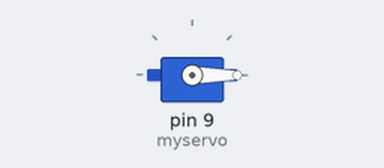
This sketch was run on a simulated Arduino Uno, built with avr-gcc and run on an emulated ATmega328P. Parts: servo.

Above: at 0.1 s.
At 1.1 s:
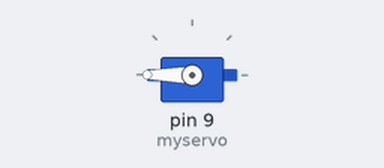
Timing chart, 0 to 2.6 s (numbered marks = the images above):
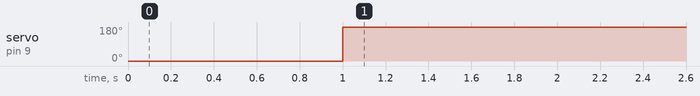

The sketch:

bluetooth_lock.ino
```cpp
#include <Servo.h>
#include<SoftwareSerial.h>
Servo myservo;
SoftwareSerial bSerial(2, 3);

int state;

void setup()
{
myservo.attach(9);
bSerial.begin(9600);
myservo.write(0);
delay(1000);
 }


void loop()
{


if(bSerial.available() > 0)
{
state = bSerial.read();

}     // if the state is '0' the DC motor will turn off


if (state == '0')
{
myservo.write(180);
delay(1000);
bSerial.println("Door Locked");
}


else if (state == '1')
{
myservo.write(0);
delay(1000);
bSerial.println("Door UnLocked");
}
else if (state!='1' || state!='0')
{
  myservo.write(180);
delay(1000);
bSerial.println("Door Locked");
  }

}
```

Measured:
- by itself, servo on pin 9 (myservo): 0° → 180° at 1.0 s
